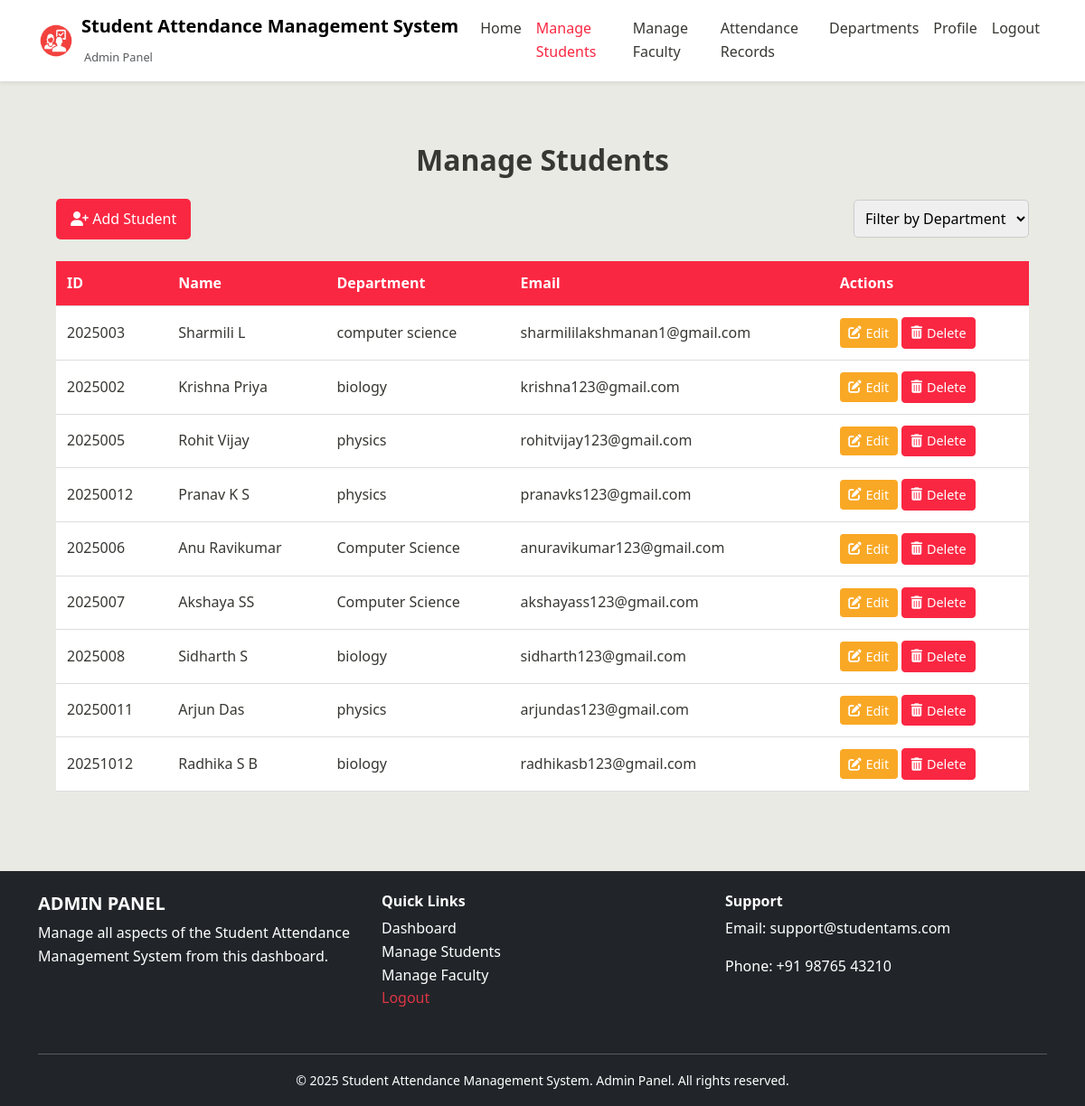
Page /appAdmin/manageStudent/ (signed in) on the earlier database version.
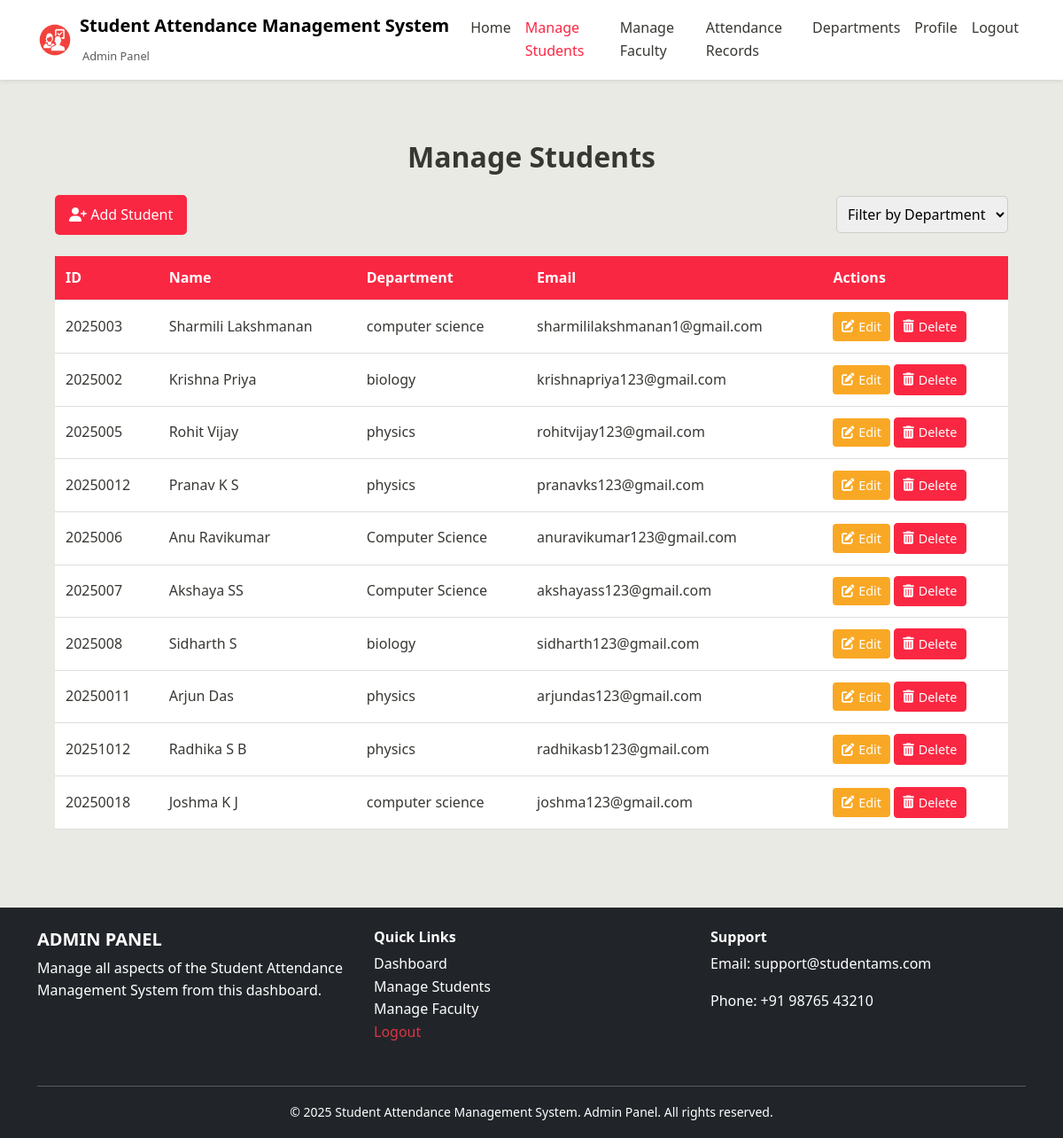
Same page on the later database version.
### core/models.py (models this page shows, shortened)
class StudentProfile(models.Model):
    user = models.OneToOneField(settings.AUTH_USER_MODEL, on_delete=models.CASCADE)
    admn_no = models.CharField(max_length=20, primary_key=True, unique=True)
    full_name = models.CharField(max_length=150, null=True, blank=True)
    roll_no = models.CharField(max_length=50, unique=True, blank=True,null=True)
    phone = models.CharField(max_length=15)
    department = models.CharField(max_length=100)

class User(AbstractUser):
    ROLE_CHOICES = (
        ('admin', 'Admin'),
        ('faculty', 'Faculty'),
        ('student', 'Student'),
    )
    role = models.CharField(max_length=10, choices=ROLE_CHOICES)
    full_name = models.CharField(max_length=150, null=True, blank=True)

### adminPanel/views.py (the view)
    @login_required
    def wrapper(request, *args, **kwargs):
        if hasattr(request.user, 'role') and request.user.role == 'admin':
            return view_func(request, *args, **kwargs)
        else:
            return HttpResponseForbidden("You are not authorized to view this page.")

### adminPanel/views.py (called while the page is built)
def admin_required(view_func):
    @login_required
    def wrapper(request, *args, **kwargs):
        if hasattr(request.user, 'role') and request.user.role == 'admin':
            return view_func(request, *args, **kwargs)
        else:
            return HttpResponseForbidden("You are not authorized to view this page.")
    return wrapper

@never_cache
@admin_required
def manageStudent(request):
    students = StudentProfile.objects.select_related('user').all()
    return render(request, 'Student_AMS/manageStudents.html', {'students': students})

### templates/Student_AMS/manageStudents.html (shortened to what this page needs)
{% extends "./adminBase.html" %}
{% load static %}
{% block content %}
 <main class="manage-students-main" style="margin-top:-100px;">
    <div class="manage-students-container">
      <h1 class="manage-faculty-title">Manage Students</h1>
      <div class="manage-students-controls">
        <a href="{% url 'adminAddStudent' %}" class="manage-students-add-btn">
          <i class="fas fa-user-plus"></i> Add Student
        </a>
        <select class="manage-students-filter">
          <option selected>Filter by Department</option>
        </select>
      </div>
      <div class="manage-students-table-container">
        <table class="manage-students-table">
          <thead>
            <tr>
              <th>ID</th>
              <th>Name</th>
              <th>Department</th>
              <th>Email</th>
              <th>Actions</th>
            </tr>
          </thead>
          <tbody>
  {% for student in students %}
  <tr data-department="{% if 'computer' in student.department|lower %}cs{% elif 'physics' in student.department|lower %}ph{% elif 'bio' in student.department|lower %}bi{% endif %}">
    <td>{{ student.admn_no }}</td>
    <td>{{ student.full_name }}</td>
    <td>{{ student.department }}</td>
    <td>{{ student.user.email }}</td>
    <td>
      <a href="{% url 'adminStudentProfileEdit' student.admn_no %}" class="manage-students-edit-btn">
        <i class="fas fa-edit"></i> Edit
      </a>
      <form method="POST" action="{% url 'adminDeleteStudent' student.admn_no %}" style="display:inline;">
        <button type="submit" class="manage-students-delete-btn" onclick="return confirm('Are you sure you want to delete this student?');">
          <i class="fas fa-trash-alt"></i> Delete
        </button>
      </form>
    </td>
  </tr>
  {% empty %}
  <tr>
    <td colspan="5" class="text-center">No students found.</td>
  </tr>
  {% endfor %}
</tbody>
        </table>
      </div>
    </div>
  </main>
{% endblock %}

### templates/Student_AMS/adminBase.html (shortened to what this page needs)
{% load static %}
<!DOCTYPE html>
<html lang="en">
<head>
  <link href="https://cdn.jsdelivr.net/npm/bootstrap@5.3.3/dist/css/bootstrap.min.css" rel="stylesheet" />
  <link rel="stylesheet" href="https://cdnjs.cloudflare.com/ajax/libs/font-awesome/6.5.0/css/all.min.css" />
  <link rel="stylesheet" href="{% static 'css/styles.css' %}" />
</head>
<body class="d-flex flex-column min-vh-100" style="background-color:#e8eae3;color: #373833;">
  <nav class="navbar navbar-expand-lg navbar-light shadow-sm fixed-top navbarHeadSection" style="background-color: #fff;">
    <div class="container">
      <a class="navbar-brand d-flex align-items-center" href="{% url 'adminHome' %}" aria-label="Admin Dashboard Home">
        <img src="{% static 'images/logo.png' %}" alt="Logo" width="40" height="40" class="me-2 rounded-circle" />
        <div>
          <span class="fw-bold fs-5">Student Attendance Management System</span><br />
          <small class="text-muted faculty-dashboard-subtitle">Admin Panel</small>
        </div>
      </a>
      <div class="collapse navbar-collapse" id="adminNavbar">
        <ul class="navbar-nav ms-auto mb-2 mb-lg-0">
          <li class="nav-item"><a class="nav-link {% if request.path == '/appAdmin/adminHome/' %}active{% endif %} " href="{% url 'adminHome' %}">Home</a></li>
          <li class="nav-item"><a class="nav-link {% if request.path == '/appAdmin/manageStudent/' %}active{% endif %}" href="{% url 'manageStudent' %}">Manage Students</a></li>
          <li class="nav-item"><a class="nav-link {% if request.path == '/appAdmin/manageFaculty/' %}active{% endif %}" href="{% url 'manageFaculty' %}">Manage Faculty</a></li>
          <li class="nav-item"><a class="nav-link {% if request.path == '/appAdmin/studentAttendance/' %}active{% endif %}" href="{% url 'studentAttendance' %}">Attendance Records</a></li>
          <li class="nav-item"><a class="nav-link {% if request.path == '/appAdmin/adminDepartment/' %}active{% endif %}" href="{% url 'adminDepartment' %}">Departments</a></li>
          <li class="nav-item"><a class="nav-link {% if request.path == '/appAdmin/adminProfile/' %}active{% endif %}" href="{% url 'adminProfile' %}">Profile</a></li>
          <li class="nav-item"><a class="nav-link {% if request.path == '/' %}active{% endif %}" href="{% url 'home' %}">Logout</a></li>
        </ul>
      </div>
    </div>
  </nav>
  <main class="flex-grow-1 container py-5 mt-4" style="background-color: #e8eae3;">
    {% block content %}{% endblock %}
  </main>
  <footer class="bg-dark text-white pt-4 pb-3 mt-auto">
    <div class="container text-center text-md-start">
      <div class="row">
        <section class="col-md-4 mb-3">
          <h5 class="text-uppercase fw-bold">Admin Panel</h5>
          <p>Manage all aspects of the Student Attendance Management System from this dashboard.</p>
        </section>
        <nav class="col-md-4 mb-3" aria-label="Admin Footer Links">
          <h6 class="fw-bold">Quick Links</h6>
          <ul class="list-unstyled">
            <li><a href="{% url 'adminHome' %}" class="text-white text-decoration-none">Dashboard</a></li>
            <li><a href="{% url 'manageStudent' %}" class="text-white text-decoration-none">Manage Students</a></li>
            <li><a href="{% url 'manageFaculty' %}" class="text-white text-decoration-none">Manage Faculty</a></li>
            <li><a href="{% url 'logout' %}" class="text-danger text-decoration-none">Logout</a></li>
          </ul>
        </nav>
        <section class="col-md-4 mb-3">
          <h6 class="fw-bold">Support</h6>
          <p>Email: support@studentams.com</p>
          <p>Phone: +91 98765 43210</p>
        </section>
      </div>
      <hr class="border-light" />
      <div class="text-center">
        <small>&copy; 2025 Student Attendance Management System. Admin Panel. All rights reserved.</small>
      </div>
    </div>
  </footer>
</body>

### static/css/styles.css (style rules this page uses)
:root { --light-bg: #e8eae3; --dark-text: #373833; --accent-red: #fa2742; }
body { font-family: 'Segoe UI', Tahoma, Geneva, Verdana, sans-serif; background-color: #e8eae3; color: #373833; margin: 0; padding: 0; line-height: 1.6; padding-top: 60px; }
.navbarHeadSection { position: fixed; top: 0; width: 100%; z-index: 1030; }
.navbar-brand img { border-radius: 50%; max-height: 40px; }
.nav-link { font-weight: 500; color: #373833; transition: color 0.3s ease; }
footer a { transition: color 0.3s ease; }
.active { color:var(--accent-red); }
.navbar-nav .nav-link.active { color: var(--accent-red) !important; }
.faculty-dashboard-subtitle { font-size: 0.9rem; margin-left: 3px; color: var(--dark-text); }
.manage-students-main { background-color: var(--light-bg); padding-top: 100px; padding-bottom: 40px; min-height: 80vh; color: var(--dark-text); }
.manage-students-container { background-color: var(--light-bg); max-width: 1200px; margin: 0 auto; padding: 0 20px; }
.manage-students-controls { display: flex; justify-content: space-between; align-items: center; margin-bottom: 1.5rem; flex-wrap: wrap; gap: 1rem; }
.manage-students-add-btn { background-color: var(--accent-red); color: white; padding: 0.6rem 1rem; border-radius: 5px; text-decoration: none; font-weight: 500; transition: background-color 0.3s; }
.manage-students-filter { padding: 0.5rem; border: 1px solid #ccc; border-radius: 5px; }
.manage-students-table-container { overflow-x: auto; }
.manage-students-table { width: 100%; border-collapse: collapse; background-color: #fff; box-shadow: 0 0 10px rgba(0, 0, 0, 0.05); }
.manage-students-table th, .manage-students-table td { padding: 0.75rem; text-align: left; border-bottom: 1px solid #ddd; }
.manage-students-table thead { background-color: var(--accent-red); color: white; }
.manage-students-edit-btn, .manage-students-delete-btn { padding: 0.3rem 0.6rem; font-size: 0.9rem; border-radius: 4px; text-decoration: none; font-weight: 500; display: inline-flex; align-items: center; gap: 0.3rem; }
.manage-students-edit-btn { background-color: #f9a825; color: #fff; }
.manage-students-delete-btn { background-color: var(--accent-red); color: #fff; border: 1px solid var(--accent-red); }
.manage-faculty-title { font-size: 2rem; font-weight: bold; color: var(--dark-text); margin-bottom: 1.5rem; text-align: center; }
.faculty-dashboard-subtitle { font-size: 0.8rem; }

Differences in the rows shown:
changed StudentProfile "sharmililakshmanan1@gmail.com": full_name "Sharmili L" → "Sharmili Lakshmanan"
changed StudentProfile "Krishna Priya": user.email "krishna123@gmail.com" → "krishnapriya123@gmail.com"
changed StudentProfile "Radhika S B": department "biology" → "physics"
added StudentProfile: admn_no "20250018", full_name "Joshma K J", department "computer science", user.email "joshma123@gmail.com"
